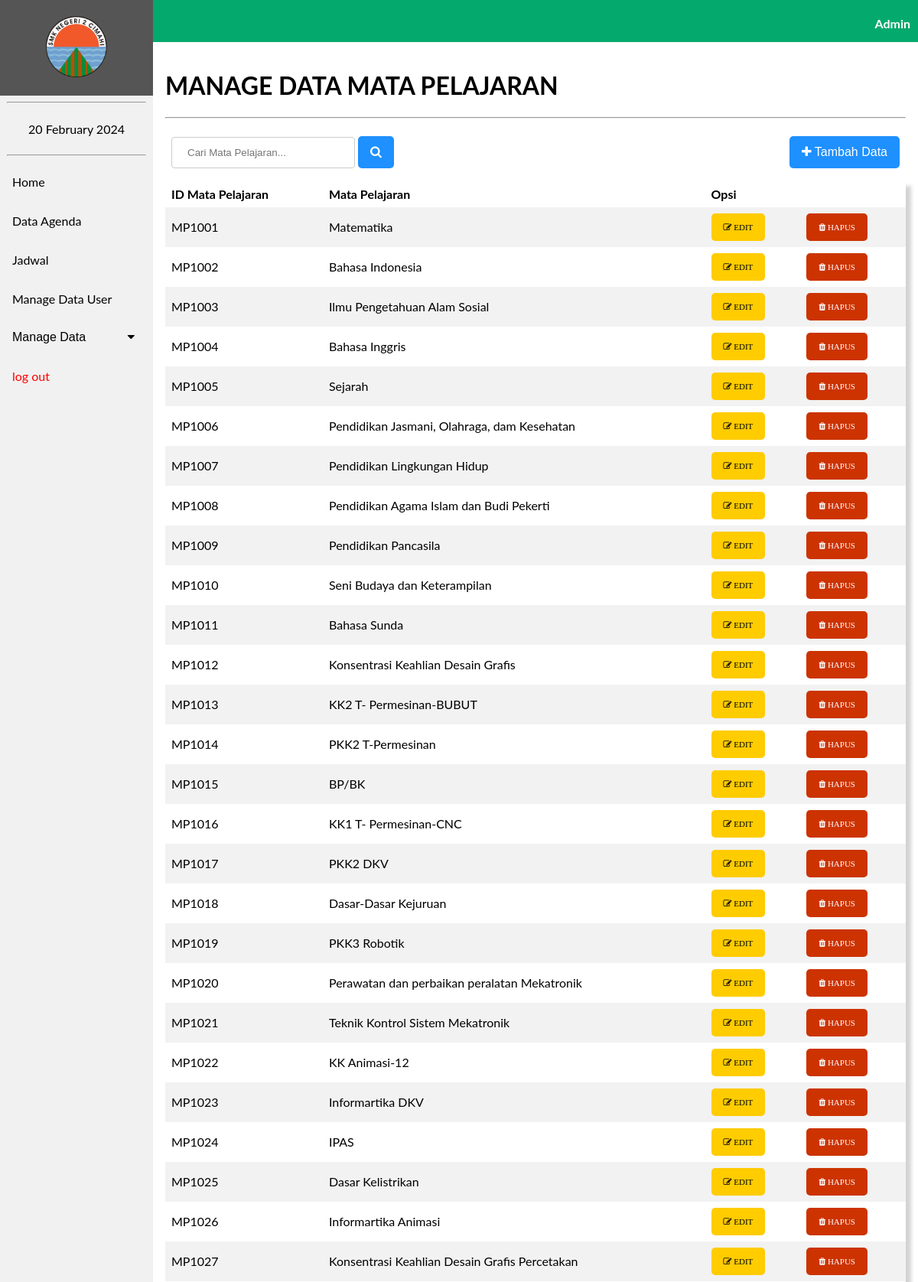
Screenshot of /agenda/manage_data_mapel.php (signed in, upper part) with the database file from the repository.
### tables this page shows
CREATE TABLE `tb_mapel` (
  `id_mapel` varchar(6) NOT NULL,
  `nama_mapel` varchar(70) NOT NULL
);

### agenda/manage_data_mapel.php (the view, shortened to what this page needs)
<?php
    include 'koneksi.php';
    $result = mysqli_query($Conn, "SELECT * FROM tb_mapel");
?>
<!DOCTYPE html>
<html lang="en">
<head>
    <link rel="stylesheet" href="navbar.css">
    <link rel="stylesheet" href="https://cdnjs.cloudflare.com/ajax/libs/font-awesome/4.7.0/css/font-awesome.min.css">
</head>
<body>
<header>
    <div class="sidebar">
        <a href="beranda3.php"><center><img src="image/2cmi.PNG" style="width: 80px; padding: 5px;"></center></a>
        <hr  style="width: 90%;">
        <center><a href="#"><?= date("d F Y"); ?></a></center>
        <hr  style="width: 90%;">
        <a href="beranda3.php">Home</a>
        <a href="data_admin.php">Data Agenda</a>
        <a href="jadwal.php">Jadwal</a>
        <a href="manage_data_user.php">Manage Data User</a>
        <button class="dropdown-btn">Manage Data
        <i class="fa fa-caret-down"></i>
        </button>
        <a style="color: red;"href="logout.php"> log out</button></a>
    </div>
    </header>
    <div class="head" style="display: inline-block;">
        <p style="margin-right: 10px;"><b>Admin</b></p>
    </div>
    <div class="content">
    <h1>MANAGE DATA MATA PELAJARAN</h1><hr>
    <table>
        <tr>
            <td><form action="s_data_mapel.php" method="POST"><input type="text" name="search" placeholder="Cari Mata Pelajaran...">
            <button class="btn1" name="submit"><i class="fa fa-search"></i></button></form></td>
            <td style="text-align:right;"><a href="input_data_mapel.php"><button class="btn1"><i class="fa fa-plus"></i> Tambah Data</button></a></td>
        </tr>
    </table>
    <table style="box-shadow: 7px 7px 5px lightgrey;">
        <tr>
            <th>ID Mata Pelajaran</th>
            <th>Mata Pelajaran</th>
            <th>Opsi</th>
        </tr>
        <?php
        foreach($result as $d){ ?>
            <tr>
                <td><?= $d['id_mapel'] ?></td>
                <td><?= $d['nama_mapel'] ?></td>
                <td><a href="edit_data_mapel.php?id=<?= $d['id_mapel'] ?>"><button class="btn1" name="submit" style="font-size: 11px;background-color: #ffcc00;color: #000000;"><i class="fa fa-edit"> EDIT</i></button></a>
                <td><a href="hapus_mapel.php?id=<?= $d['id_mapel'] ?>"><button class="btn1" name="submit" style="font-size: 11px; background-color: #cc3300;"><i class="fa fa-trash"> HAPUS</i></button></form></td>
            </tr>
        <?php } ?>
    </table>
    </div>
</body>
</html>

### agenda/navbar.css (style rules this page uses)
body { margin: 0; font-family: "Lato", sans-serif; }
.sidebar { margin: 0; padding: 0; width: 200px; background-color: #f1f1f1; position: fixed; height: 100%; overflow-x: hidden; z-index: 1; }
.sidebar a, .dropdown-btn { display: block; color: black; padding: 16px; text-decoration: none; }
div.content { margin-left: 200px; padding: 16px; min-height: 515px; }
.head { width: 100%; height: 50px; padding-top: 5px; text-align: right; color: white; background-color: #04AA6D; }
.dropdown-btn { padding: 16px; text-decoration: none; font-size: 16px; color: black; display: block; border: none; background: none; width: 100%; text-align: left; cursor: pointer; outline: none; }
.fa-caret-down { float: right; padding-right: 8px; }

### agenda/manage_data_mapel.php (style rules this page uses)
table { border-collapse: collapse; width: 100%; }
th, td { padding: 8px; color: black; text-align: left; }
tr:nth-child(even) { background-color: #f2f2f2 }
.btn1 { background-color: DodgerBlue; border: none; border-radius: 5px; color: white; padding: 12px 16px; font-size: 16px; cursor: pointer; }
input[type=text] { width: 240px; padding: 12px 20px; margin: 8px 0; display: inline-block; border: 1px solid #ccc; border-radius: 4px; box-sizing: border-box; }

### rows the page displays
tb_mapel: id_mapel "MP1001", nama_mapel "Matematika"
tb_mapel: id_mapel "MP1002", nama_mapel "Bahasa Indonesia"
tb_mapel: id_mapel "MP1003", nama_mapel "Ilmu Pengetahuan Alam Sosial"
tb_mapel: id_mapel "MP1004", nama_mapel "Bahasa Inggris"
tb_mapel: id_mapel "MP1005", nama_mapel "Sejarah"
tb_mapel: id_mapel "MP1006", nama_mapel "Pendidikan Jasmani, Olahraga, dam Kesehatan"
tb_mapel: id_mapel "MP1007", nama_mapel "Pendidikan Lingkungan Hidup"
tb_mapel: id_mapel "MP1008", nama_mapel "Pendidikan Agama Islam dan Budi Pekerti"
tb_mapel: id_mapel "MP1009", nama_mapel "Pendidikan Pancasila"
tb_mapel: id_mapel "MP1010", nama_mapel "Seni Budaya dan Keterampilan"
tb_mapel: id_mapel "MP1011", nama_mapel "Bahasa Sunda"
tb_mapel: id_mapel "MP1012", nama_mapel "Konsentrasi Keahlian Desain Grafis"
tb_mapel: id_mapel "MP1013", nama_mapel "KK2 T- Permesinan-BUBUT"
tb_mapel: id_mapel "MP1014", nama_mapel "PKK2 T-Permesinan"
tb_mapel: id_mapel "MP1015", nama_mapel "BP/BK"
tb_mapel: id_mapel "MP1016", nama_mapel "KK1 T- Permesinan-CNC"
tb_mapel: id_mapel "MP1017", nama_mapel "PKK2 DKV"
tb_mapel: id_mapel "MP1018", nama_mapel "Dasar-Dasar Kejuruan"
tb_mapel: id_mapel "MP1019", nama_mapel "PKK3 Robotik"
tb_mapel: id_mapel "MP1020", nama_mapel "Perawatan dan perbaikan peralatan Mekatronik"
tb_mapel: id_mapel "MP1021", nama_mapel "Teknik Kontrol Sistem Mekatronik"
tb_mapel: id_mapel "MP1022", nama_mapel "KK Animasi-12"
tb_mapel: id_mapel "MP1023", nama_mapel "Informartika DKV"
tb_mapel: id_mapel "MP1024", nama_mapel "IPAS"
tb_mapel: id_mapel "MP1025", nama_mapel "Dasar Kelistrikan"
tb_mapel: id_mapel "MP1026", nama_mapel "Informartika Animasi"
tb_mapel: id_mapel "MP1027", nama_mapel "Konsentrasi Keahlian Desain Grafis Percetakan"
